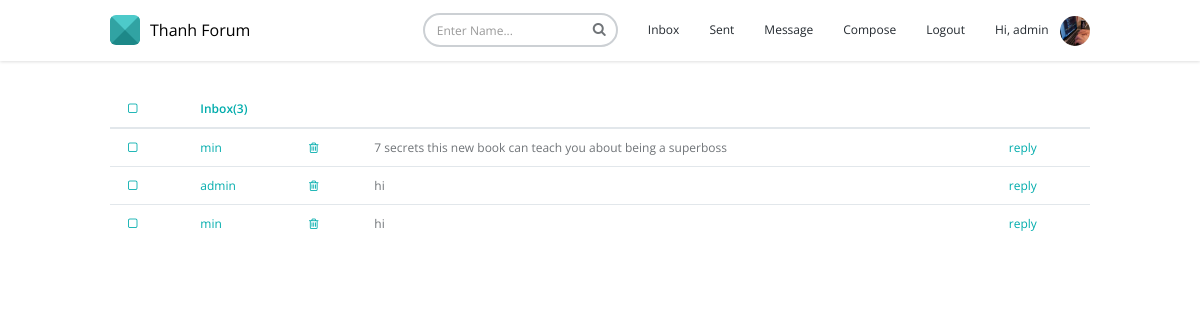
Page /message.php (signed in) on the committed database.
### tables this page shows
CREATE TABLE IF NOT EXISTS `user` (
  `id` int(11) unsigned NOT NULL AUTO_INCREMENT,
  `name` varchar(50) NOT NULL,
  `email` varchar(50) NOT NULL,
  `avatar` varchar(100) DEFAULT NULL,
  `password` varchar(50) NOT NULL,
  PRIMARY KEY (`id`)
);

CREATE TABLE IF NOT EXISTS `message` (
  `id` int(11) unsigned NOT NULL AUTO_INCREMENT,
  `message` text NOT NULL,
  `created_by` int(11) NOT NULL,
  `receiver_id` int(11) NOT NULL,
  PRIMARY KEY (`id`)
);

### OOPDatabase.php (called while the page is built, shortened)
<?php
include('models/Message.php');
class OOPDatabase{
	protected $_connection;
	public function __construct(){
		$this->_connection = mysqli_connect('localhost','root','123456','company');
	}
	public function getMessagesByReceiverId($id){
		$messages = array();
		$query = mysqli_query($this->_connection, "select * from message where receiver_id = $id order by id desc");
		while ($row = mysqli_fetch_array($query)) {
		$messages[] = $this->loadMessage($row);
		}
		return $messages;
	}
	public function loadMessage($row){
		$message = new Message();
		$message->id = $row['id'];
		$message->message = $row['message'];
		$message->created_by = $row['created_by'];
		$message->receiver_id = $row['receiver_id'];
		return $message;
	}
	public function getNameById($id){
		$query = mysqli_query($this->_connection, "select * from user where id = $id");
		$row = mysqli_fetch_array($query);
		$user = new User();
		$user->name = $row['name'];
		return $user->name;
	}
	public function getAvatarById($id){
		$query = mysqli_query($this->_connection, "select * from user where id = $id");
		$row = mysqli_fetch_array($query);
		$user = new User();
		$user->avatar = $row['avatar'];
		return $user->avatar;
	}
}

### message.php (the view, shortened to what this page needs)
<?php
$receiver_id = $_SESSION['login_id'];
require('OOPDatabase.php');
$database = new OOPDatabase();
$messages = $database->getMessagesByReceiverId($receiver_id);
?>
<!DOCTYPE html>
<html>
<head>
	<?php include('header.php');?>
	<link type='text/css' rel='stylesheet' href='style.css'/>
</head>
<body>
	<?php include('menu.php') ?>
	<div class="content">
		<div class="container">
			<table class="table table-email">
				<thead>
					<tr>
						<th class="email-select"><a href="#" data-click="email-select-all"><i class="fa fa-square-o fa-fw"></i></a></th>
						<th colspan="2">
							<a href="" class="email-header-link" >Inbox(<?php echo count($messages) ?>)  </a>
						</th>
						<th></th>
						<th></th>
					</tr>
				</thead>
				<tbody>
					<?php if(!empty($messages)): ?>
						<?php foreach($messages as $message): ?>
							<tr>
							<td class="email-select"><a href="" data-click="email-select-single"><i class="fa fa-square-o fa-fw"></i></a></td>
								<td class="email-sender">
									<a href="/view_user.php?id=<?php echo $message->created_by ?>"><?php echo $database->getNameById($message->created_by) ?></a>
								</td>
								<td class="email-subject">
									<a href="/delete_message.php?id=<?php echo $message->id ?>" class="email-btn" data-click="email-remove"><i class="fa fa-trash-o"></i></a>
								</td>
								<td><?php echo $message->message ?></td>
								<td class="email-date"><a href="/reply_message.php?id=<?php echo $message->created_by ?>">reply</a></td>
							</tr>
						<?php endforeach ?>
					<?php endif ?>
				</tbody>
			</table>
		</div>
	</div>
</body>
</html>

### menu.php (shortened to what this page needs)
<?php
$user_name = $_SESSION['login_name'];
$user_id = $_SESSION['login_id'];
?>
<div id="header" class="header navbar navbar-default navbar-fixed-top">
	<div class="container">
		<div class="navbar-header">
			<a href="home.php" class="navbar-brand">
				<span class="navbar-logo"></span>
				<span class="brand-text">
					Thanh Forum
				</span>
			</a>
		</div>
		<div class="collapse navbar-collapse" id="header-navbar">
			<ul class="nav navbar-nav navbar-right">
				<li>
					<form class="navbar-form" method="POST" action="/result_search.php">
						<div class="form-group">
							<input type="text" name="name" class="form-control" placeholder="Enter Name..." />
							<button type="submit" class="btn btn-search"><i class="fa fa-search"></i></button>
						</div>
					</form>
				</li>
				<li><a href="/message.php">Inbox</a></li>
				<li><a href="/sent.php">Sent</a></li>
				<li><a href="/create_message.php">Message</a></li>
				<li><a href="/create_thread.php">Compose</a></li>
				<li><a href="/logout.php">Logout</a></li>
				<li><a href="/user.php">Hi, <?php echo $user_name; ?><div class="avatar_menu"><img src="<?php echo $database->getAvatarById($user_id) ?>" class="img-circle" alt="avatar" height="30" width="30"></div> </a></li>
			</ul>
		</div>
	</div>
</div>

### assets/css/theme/default.css (style rules this page uses)
.text-theme, a { color: #00acac; }
.navbar-logo { border-color: #4DCACA #31A3A3 #1D8888; }

### style.css (style rules this page uses)
.avatar_menu { margin-left: 65px; margin-top: -30px; }

### rows in the picture
user: avatar (picture)
message: created_by.name "min", message "7 secrets this new book can teach you about being a superboss"
message: created_by.name "admin", message "hi"
message: created_by.name "min", message "hi"

### other values in the picture
$user_name "admin"
count($messages) "3"
